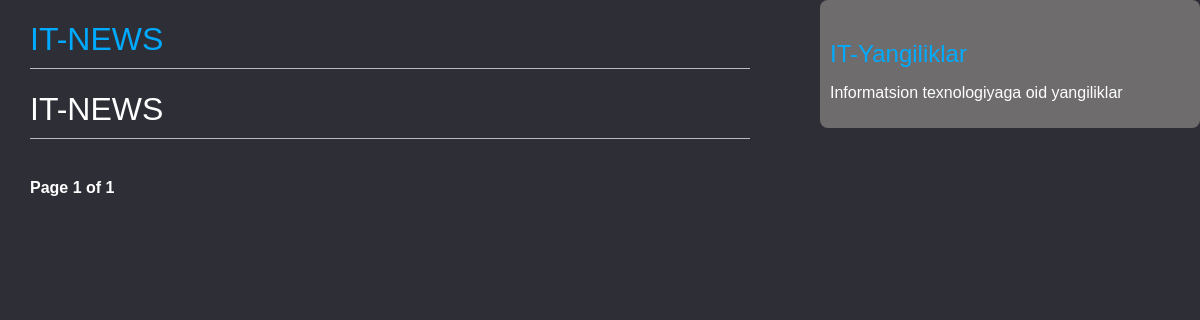
Before: / with the older database file.
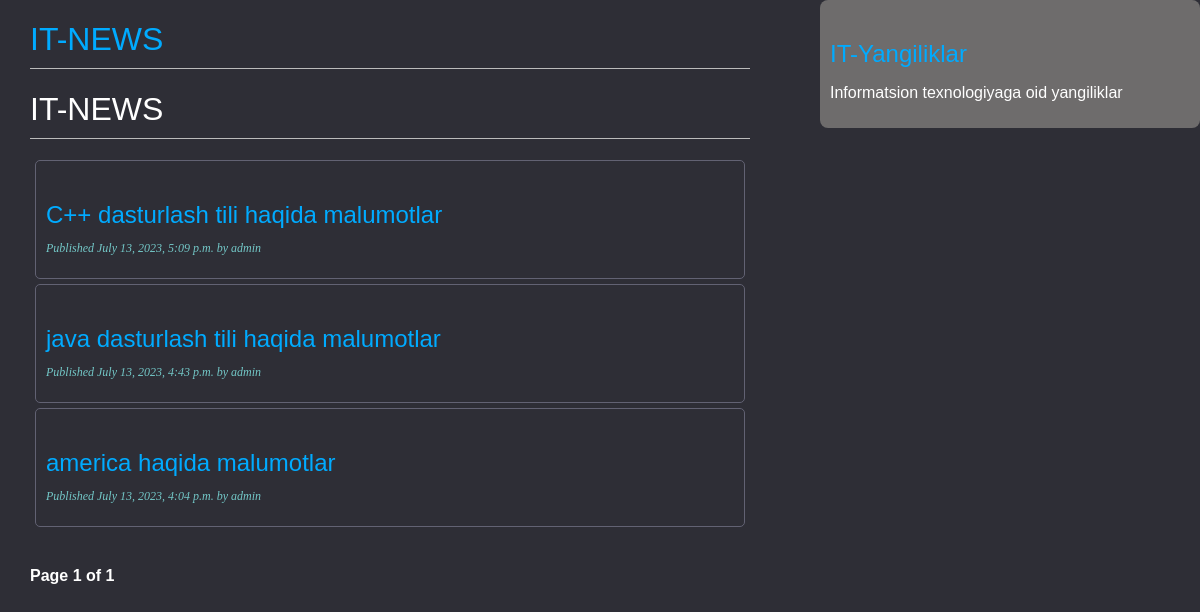
After: the same page with the newer database file.
### blogapp/models.py (models this page shows, shortened)
class Post(models.Model):
    STATUS_CHOICES = (
        ('draft', 'Draft'),
        ('published', 'Published')
    )
    title = models.CharField(max_length=255)
    slug = models.SlugField(max_length=255, unique_for_date="publish")
    author = models.ForeignKey(User, on_delete=models.CASCADE, related_name="blog_posts")
    body = models.TextField()
    publish = models.DateTimeField(default=timezone.now)
    created = models.DateTimeField(auto_now_add=True)
    updated = models.DateTimeField(auto_now=True)
    status = models.CharField(max_length=10, choices=STATUS_CHOICES, default='draft')
    class Meta:
        ordering = ('-publish',)
    objects = models.Manager()
    published = PublishedManager()
    def get_absolute_url(self):
        return reverse("blogapp:post_detail", args=[self.publish.year,
                                                 self.publish.month,
                                                 self.publish.day,
                                                 self.slug])

### blogapp/views.py (the view)
# urls.py: path('',PostListView.as_view(), name='post_list'),
class PostListView(ListView):
    queryset = Post.published.all()
    context_object_name = 'posts'
    paginate_by = 5
    template_name = "blog/post/list.html"

### templates/blog/post/list.html (shortened to what this page needs)
{% extends "blog/base.html" %}
{% block content %}
<a href=""><h1>IT-NEWS</h1></a>
<h1>IT-NEWS</h1>
{% for post in posts %}
<div class="post">
    <h2>
        <a href="{{ post.get_absolute_url }}"> {{ post.title }}</a>
    </h2>
    <p class="date">
        Published {{ post.publish }} by {{ post.author }}
    </p>
</div>
{% endfor %}
{% include 'paginator.html' with page=page_obj %}
{% endblock %}

### templates/blog/base.html (shortened to what this page needs)
<!DOCTYPE html>
{% load static %}
<html lang="en">
<head>
    <link href="{% static 'css/blog.css' %}" rel="stylesheet">
</head>
<body>
<div id="content">
    {% block content %}
    {% endblock %}
</div>
<div id="sidebar">
    <h2>IT-Yangiliklar</h2>
    <p>Informatsion texnologiyaga oid yangiliklar</p>
</div>
</body>
</html>

### templates/paginator.html (shortened to what this page needs)
<div class="pagination">
    <span class="step-links">
        <span class="current">
            Page {{ page.number }} of {{ page.paginator.num_pages }}
        </span>
    </span>
</div>

### static/css/blog.css (style rules this page uses)
body { margin: 0; padding: 0; font-family: helvetica, sans-serif; background-color: #2e2e36; color: white; }
a { color: #00abff; text-decoration: none; }
h1 { font-weight: normal; border-bottom: 1px solid #bbb; padding: 0 0 10px 0; }
h2 { font-weight: normal; margin: 30px 0 0; color: #00abff }
#content { float: left; width: 60%; padding: 0 0 0 30px; }
#sidebar { float: right; width: 30%; padding: 10px; background: #6e6c6c; height: 100%; border-radius: 8px; }
p.date { color: #73c7c7; font-family: georgia, serif; font-size: 12px; font-style: italic; }
.pagination { margin: 40px 0; font-weight: bold; }
.post { border: 1px solid #626273; padding: 10px; border-radius: 5px; margin:5px; }

Changed rows visible on the page:
added Post: title "C++ dasturlash tili haqida malumotlar", publish "July 13, 2023, 5:09 p.m.", author "admin"
added Post: title "java dasturlash tili haqida malumotlar", publish "July 13, 2023, 4:43 p.m.", author "admin"
added Post: title "america haqida malumotlar", publish "July 13, 2023, 4:04 p.m.", author "admin"
